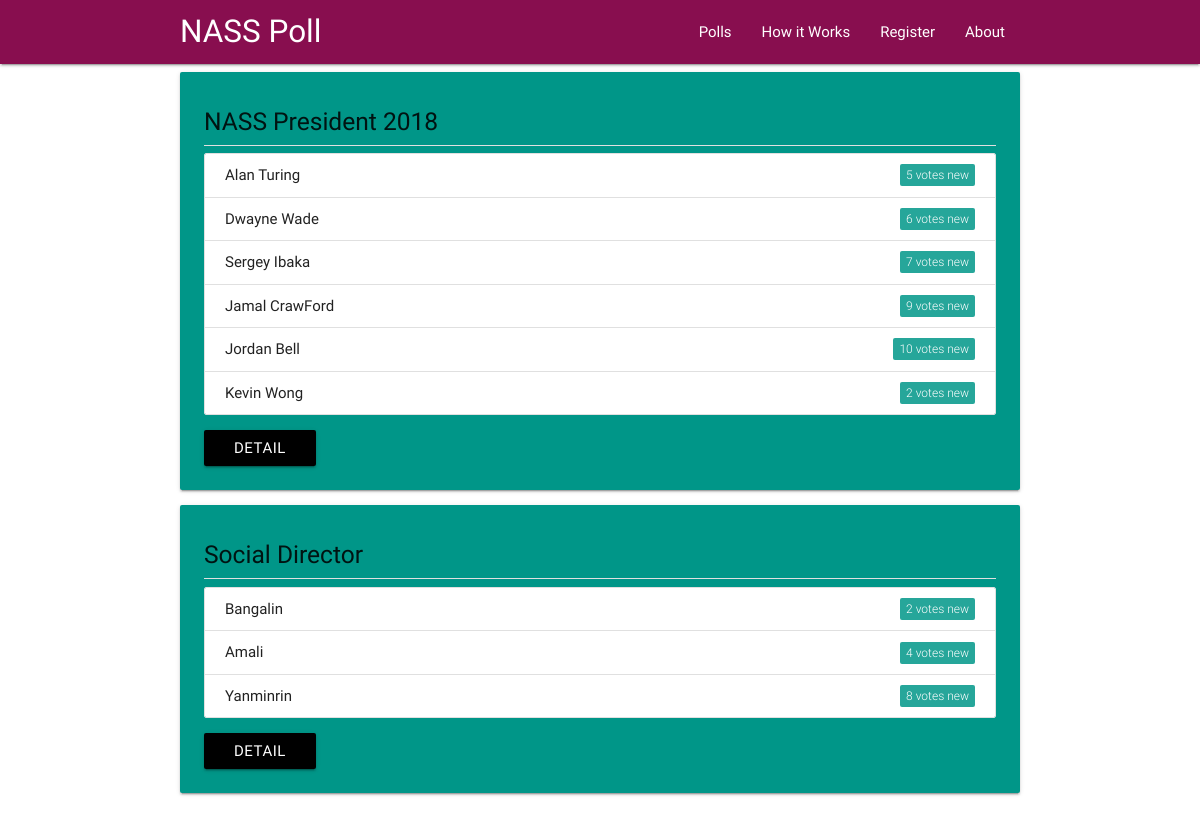
/polls/election/result/, run on the app's committed database.
### polls/models.py (models this page shows, shortened)
class Question(models.Model):
	question_text = models.CharField(max_length = 250)
	pub_date = models.DateTimeField('Date published')

class Choice(models.Model):
	question = models.ForeignKey(Question, on_delete=models.CASCADE)
	choice_text = models.CharField(max_length=200)
	votes = models.IntegerField(default = 0)

### polls/views.py (the view)
class ElectionResultsView(generic.ListView):
	context_object_name = "questions"
	template_name = "polls/election_result.html"
	def get_queryset(self):
		return Question.objects.all().order_by('id')

### polls/templates/polls/election_result.html (shortened to what this page needs)
{% load static %}
<!DOCTYPE html>
<html>
<head>
	<link rel="stylesheet" href="{% static 'css/materialize.min.css' %}" />
	<link rel="stylesheet" href="{% static 'css/font-awesome-4.7.0/css/font-awesome.min.css' %}" />
</head>
<body>
	<nav class="pink darken-4" role="navigation">
		<div class="nav-wrapper container">
			<a href="#!" title="Home" class="brand-logo">NASS Poll</a>
			<ul class="right hide-on-med-and-down">
				<li><a href="#" title="">Polls</a></li>
				<li><a href="#" title="">How it Works</a></li>
				<li><a href="#" title="">Register</a></li>
				<li><a href="#" title="">About</a></li>
			</ul>
		</div>
	</nav>
	<div class="container">
		<div class="row">
			<div class="col l12">
				{% if questions %}
					{% for question in questions %}
						<div class="card-panel teal">
							<h5>{{ question.question_text }}</h5>
							<div class="divider"></div>
							<div class="collection">
								{% for choice in question.choice_set.all %}
									<p class="collection-item">{{ choice.choice_text }} <span class="new badge">{{ choice.votes }} votes</span></p>
								{% endfor %}
							</div>
							<a href="{% url 'polls:results' question.id %}" title="More detail" class="btn black" target="__blank">Detail</a>
						</div>
					{% endfor %}
				{% else %}
					<h2 class="center text-darken-4 red">No Election Results!</h2>
				{% endif %}
			</div>
		</div>
	</div>
</body>
</html>

### data on the page
Question: question_text "NASS President 2018"
Choice: choice_text "Alan Turing", votes "5"
Choice: choice_text "Dwayne Wade", votes "6"
Choice: choice_text "Sergey Ibaka", votes "7"
Choice: choice_text "Jamal CrawFord", votes "9"
Choice: choice_text "Jordan Bell", votes "10"
Choice: choice_text "Kevin Wong", votes "2"
Question: question_text "Social Director"
Choice: choice_text "Bangalin", votes "2"
Choice: choice_text "Amali", votes "4"
Choice: choice_text "Yanminrin", votes "8"
